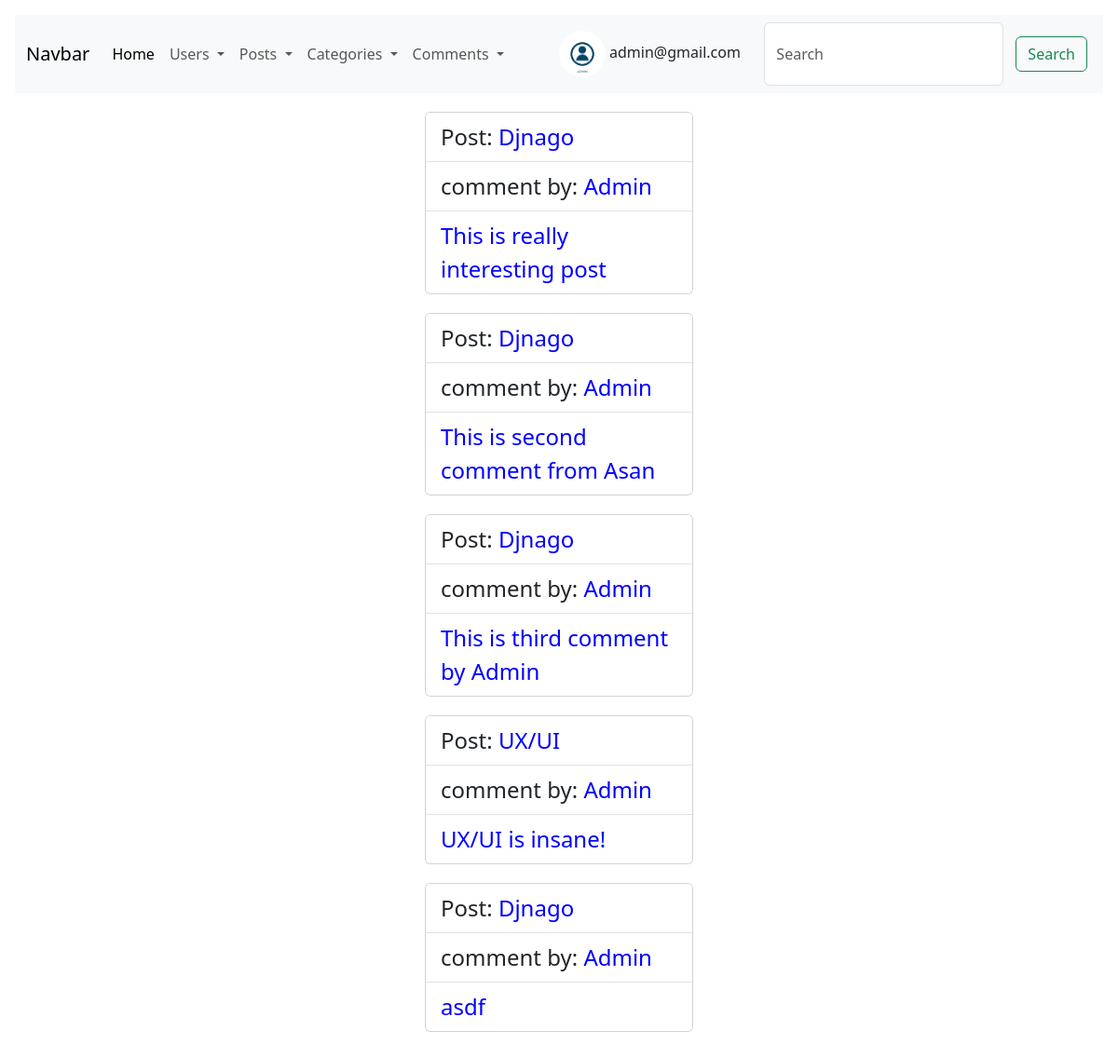
Screenshot of /comments/ (signed in) with the database file from the repository.
### Users/models.py (models this page shows, shortened)
class User(AbstractUser):
    username = None
    name = models.CharField(max_length=50, blank=True, null=True)
    email = models.EmailField(unique=True)
    avatar = models.ImageField(upload_to='avatars', blank=True, null=True)
    objects = UserManager()
    USERNAME_FIELD = "email"
    REQUIRED_FIELDS = []
    def get_absolute_url(self):
        return reverse('users_user_url', kwargs={'id': self.id})

### Comments/models.py (models this page shows, shortened)
class Comment(models.Model):
    text = models.CharField(max_length=100000)
    user = models.ForeignKey(User, on_delete=models.CASCADE, related_name='usercomments')
    post = models.ForeignKey(Post, on_delete=models.CASCADE, related_name='postcomments')
    def get_absolute_url(self):
        return reverse('comments_comment_url', kwargs={'id': self.id})

### Posts/models.py (models this page shows, shortened)
class Post(models.Model):
    title = models.CharField(max_length=100)
    body = models.CharField(max_length=1000000)
    date_pub = models.DateTimeField(default=datetime.now)
    photo = models.ImageField(upload_to='postPhotos')
    user = models.ForeignKey(User, on_delete=models.CASCADE, related_name='userposts')
    likes = models.ManyToManyField(User, blank=True, related_name='likeposts')
    category = models.ForeignKey(Category, blank=True, related_name='categoryposts', on_delete=models.CASCADE)
    def get_absolute_url(self):
        return reverse('posts_post_url', kwargs={'id': self.id})

### Comments/views.py (the view)
# urls.py: path('', CommentsHome.as_view(), name='comments_home_url'),
class CommentsHome(View):
    def get(self, request):
        comments = Comment.objects.all()
        return render(request, 'commentsHome.html', {'comments': comments})

### Comments/templates/commentsHome.html
{% extends 'base.html' %}
{% block content %}
{% for comment in comments %}
<div class="card" style="width: 18rem; margin: 20px auto; font-size:24px">
    <ul class="list-group list-group-flush">
        <li class="list-group-item">Post: <a href="{{comment.post.get_absolute_url}}">{{comment.post.title}}</a></li>
        <li class="list-group-item">comment by: <a href="{{comment.user.get_absolute_url}}">{{comment.user.name}}</a></li>
        <li class="list-group-item"><a href="{{ comment.get_absolute_url }}">{{comment.text}}</a></li>
    </ul>
</div>
{% endfor %}
{% endblock %}

### templates/base.html (shortened to what this page needs)
<!doctype html>
<html lang="en">
  <head>
    <link href="https://cdn.jsdelivr.net/npm/bootstrap@5.3.2/dist/css/bootstrap.min.css" rel="stylesheet">
    <link href="https://getbootstrap.com/docs/5.3/assets/css/docs.css" rel="stylesheet">
  </head>
  <body class="p-3 m-0 border-0 bd-example m-0 border-0">
    <nav class="navbar navbar-expand-lg bg-body-tertiary">
        <div class="container-fluid">
          <a class="navbar-brand" href="{% url 'posts_home_url' %}">Navbar</a>
          <div class="collapse navbar-collapse" id="navbarSupportedContent">
            <ul class="navbar-nav me-auto mb-2 mb-lg-0">
              <li class="nav-item">
                <a class="nav-link active" aria-current="page" href="{% url 'posts_home_url' %}">Home</a>
              </li>
              <li class="nav-item dropdown">
                <a class="nav-link dropdown-toggle" href="#" role="button" data-bs-toggle="dropdown" aria-expanded="false">
                  Users
                </a>
              </li>
              <li class="nav-item dropdown">
                <a class="nav-link dropdown-toggle" href="#" role="button" data-bs-toggle="dropdown" aria-expanded="false">
                  Posts
                </a>
              </li>
              <li class="nav-item dropdown">
                <a class="nav-link dropdown-toggle" href="#" role="button" data-bs-toggle="dropdown" aria-expanded="false">
                  Categories
                </a>
              </li>
              <li class="nav-item dropdown">
                <a class="nav-link dropdown-toggle" href="#" role="button" data-bs-toggle="dropdown" aria-expanded="false">
                  Comments
                </a>
              </li>
            </ul>
            {% if user.is_authenticated %}
            <div style="margin:0 auto;">
              <img src="{{user.avatar.url}}" alt="User's avatar" style="width: 50px; border-radius: 50%;">
              {{user.email}}
            </div>
            {% endif %}
            <form class="d-flex" role="search">
              <input class="form-control me-2" type="search" placeholder="Search" aria-label="Search">
              <button class="btn btn-outline-success" type="submit">Search</button>
            </form>
          </div>
        </div>
      </nav>
      {% block content %}{% endblock %}
    </body>
    </html>

### templates/base.html (style rules this page uses)
button { margin:15px 5px; }
a { text-decoration:None; color: blue; cursor: default; }

### rows the page displays
User: avatar (picture), email "admin@gmail.com"
Comment: post "Djnago", user.name "Admin", text "This is really interesting post"
Comment: post "Djnago", user.name "Admin", text "This is second comment from Asan"
Comment: post "Djnago", user.name "Admin", text "This is third comment by Admin"
Comment: post "UX/UI", user.name "Admin", text "UX/UI is insane!"
Comment: post "Djnago", user.name "Admin", text "asdf"
